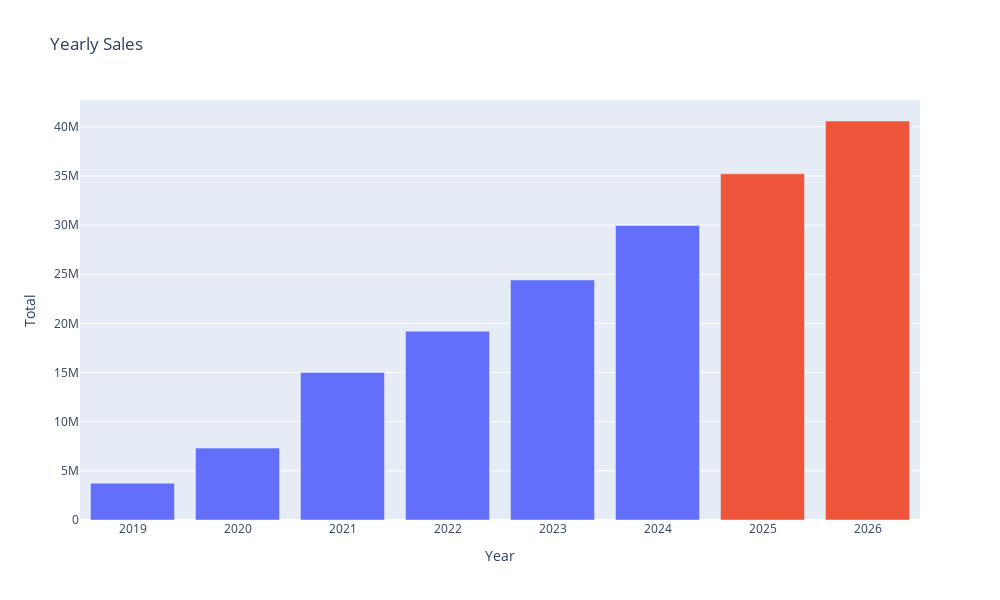

Write notebook code for a chart like this one.
### Code cell
import plotly.express as px
import pandas as pd

# Define colors
yearly_sales['year'] = yearly_sales.index.year
yearly_sales['colors'] = ['blue' if year < 2025 else '#ffcc80' for year in yearly_sales.index.year]

# Plotly bar plot
fig = px.bar(
    yearly_sales,
    x='year',
    y='sales',
    color='colors',
    title='Yearly Sales',
    labels={'sales': 'Total', 'year': 'Year'},  # Tooltip label customization
    hover_data={'year': True, 'sales': True, 'colors': False}  # Hide 'colors' in tooltip
)

# Customize layout
fig.update_layout(
    xaxis=dict(tickangle=0),
    yaxis_title='Total',
    xaxis_title='Year',
    showlegend=False,
    height=600,
    width=1000
)

fig.show()
fig.write_html('yearly_sales.html')

### Figure 1 — Plotly figure (JSON) as saved in the notebook; plotly's stock layout.template omitted (floating-point values rounded to 4 significant figures)
{"data": [{"alignmentgroup": "True", "customdata": [["blue"], ["blue"], ["blue"], ["blue"], ["blue"], ["blue"]], "hovertemplate": "Year=%{x}<br>Total=%{y}<extra></extra>", "legendgroup": "blue", "marker": {"color": "#636efa", "pattern": {"shape": ""}}, "name": "blue", "offsetgroup": "blue", "orientation": "v", "showlegend": true, "textposition": "auto", "type": "bar", "x": [2019, 2020, 2021, 2022, 2023, 2024], "xaxis": "x", "y": [3743000.0, 7314000.0, 15010000.0, 19200000.0, 24420000.0, 29960000.0], "yaxis": "y"}, {"alignmentgroup": "True", "customdata": [["#ffcc80"], ["#ffcc80"]], "hovertemplate": "Year=%{x}<br>Total=%{y}<extra></extra>", "legendgroup": "#ffcc80", "marker": {"color": "#EF553B", "pattern": {"shape": ""}}, "name": "#ffcc80", "offsetgroup": "#ffcc80", "orientation": "v", "showlegend": true, "textposition": "auto", "type": "bar", "x": [2025, 2026], "xaxis": "x", "y": [35220000.0, 40590000.0], "yaxis": "y"}], "layout": {"barmode": "relative", "height": 600, "legend": {"title": {"text": "colors"}, "tracegroupgap": 0}, "showlegend": false, "title": {"text": "Yearly Sales"}, "width": 1000, "xaxis": {"anchor": "y", "domain": [0, 1], "tickangle": 0, "title": {"text": "Year"}}, "yaxis": {"anchor": "x", "domain": [0, 1], "title": {"text": "Total"}}}}
